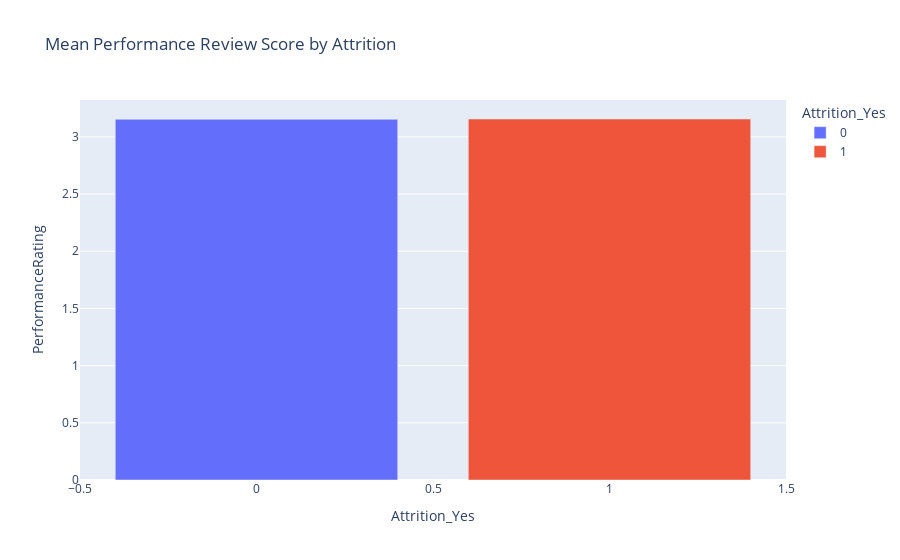

Source (notebook cell):
### Code cell
fig = px.bar(distance_by_rating, x= 'Attrition_Yes', y = 'PerformanceRating',  
             color = 'Attrition_Yes', title= 'Mean Performance Review Score by Attrition')
fig.show()

### Figure 1 — Plotly figure (JSON) as saved in the notebook; plotly's stock layout.template omitted (floating-point values rounded to 4 significant figures)
{"data": [{"alignmentgroup": "True", "hoverlabel": {"namelength": 0}, "hovertemplate": "Attrition_Yes=%{x}<br>PerformanceRating=%{y}", "legendgroup": "0", "marker": {"color": "#636efa"}, "name": "0", "offsetgroup": "0", "orientation": "v", "showlegend": true, "textposition": "auto", "type": "bar", "x": [0], "xaxis": "x", "y": [3.153], "yaxis": "y"}, {"alignmentgroup": "True", "hoverlabel": {"namelength": 0}, "hovertemplate": "Attrition_Yes=%{x}<br>PerformanceRating=%{y}", "legendgroup": "1", "marker": {"color": "#EF553B"}, "name": "1", "offsetgroup": "1", "orientation": "v", "showlegend": true, "textposition": "auto", "type": "bar", "x": [1], "xaxis": "x", "y": [3.156], "yaxis": "y"}], "layout": {"barmode": "relative", "legend": {"title": {"text": "Attrition_Yes"}, "tracegroupgap": 0}, "title": {"text": "Mean Performance Review Score by Attrition"}, "xaxis": {"anchor": "y", "categoryarray": [0, 1], "categoryorder": "array", "domain": [0, 1], "title": {"text": "Attrition_Yes"}}, "yaxis": {"anchor": "x", "domain": [0, 1], "title": {"text": "PerformanceRating"}}}}
